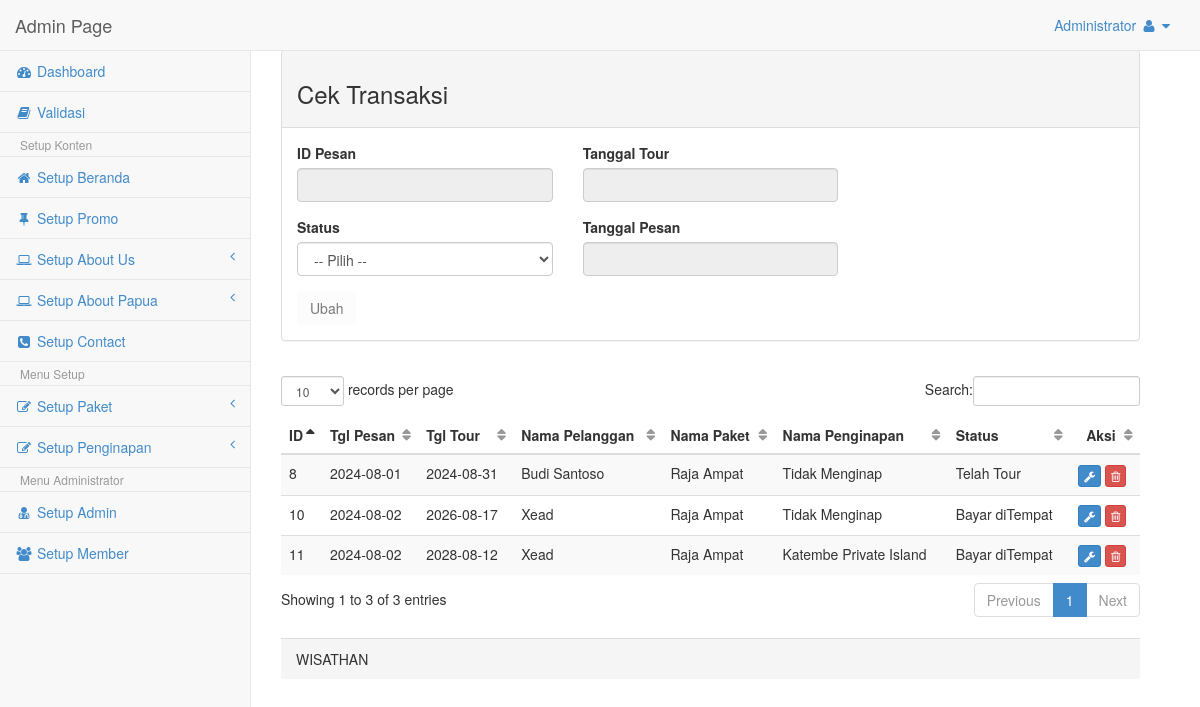
Page /Admin/cekTransaksi.php (signed in) on the earlier database version.
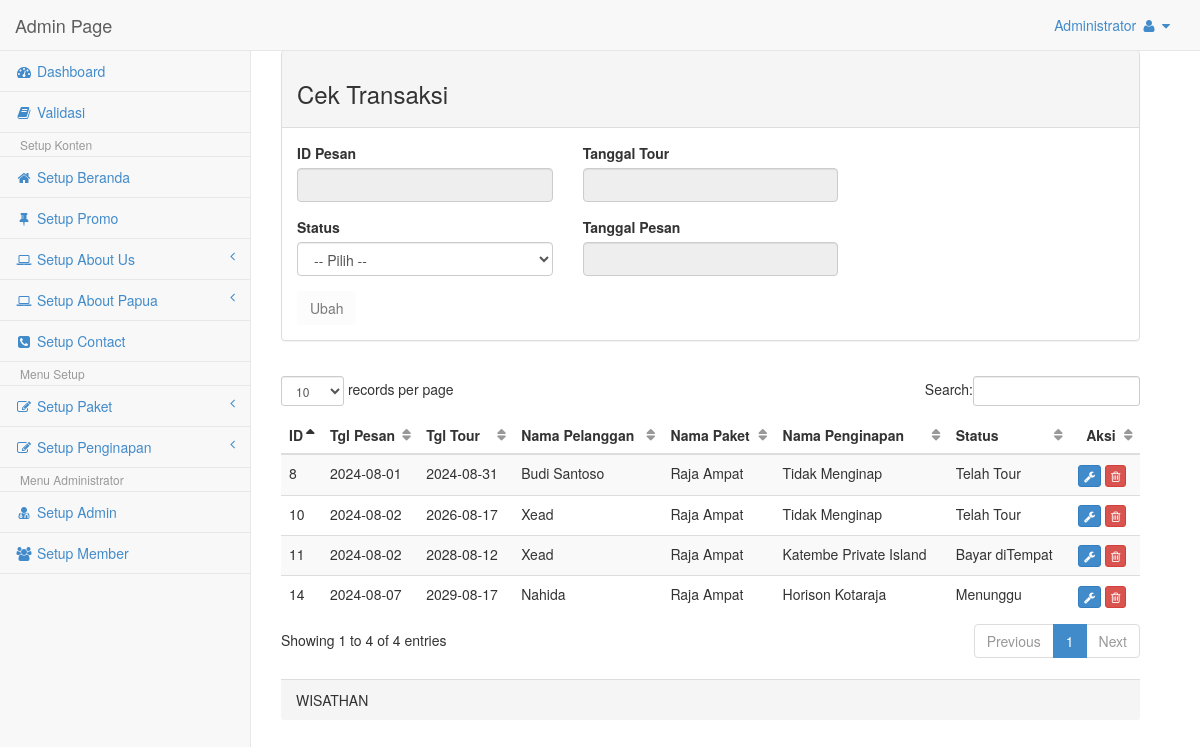
Same page on the later database version.
### tables this page shows
CREATE TABLE `tbl_pesan` (
  `id_pesan` int NOT NULL,
  `id_user` int NOT NULL,
  `id_paket` int NOT NULL,
  `id_hotel` int NOT NULL,
  `tgl_pesan` date NOT NULL,
  `tgl_tour` date NOT NULL,
  `status` char(2) NOT NULL DEFAULT 'S1'
);

CREATE TABLE `tbl_user` (
  `id_user` int NOT NULL,
  `nama_user` varchar(30) NOT NULL,
  `email_user` varchar(50) NOT NULL,
  `tipe_id` varchar(50) DEFAULT NULL,
  `no_id` varchar(30) DEFAULT NULL,
  `no_hp` varchar(14) DEFAULT NULL,
  `no_rek` varchar(50) DEFAULT NULL,
  `nama_rek` varchar(50) DEFAULT NULL,
  `username` varchar(30) NOT NULL,
  `password` varchar(12) NOT NULL,
  `tgl_lahir` varchar(30) DEFAULT NULL,
  `jekel` varchar(1) NOT NULL,
  `alamat` text
);

CREATE TABLE `tbl_paket` (
  `id_paket` int NOT NULL,
  `id_kategori` int NOT NULL,
  `nama_paket` varchar(50) NOT NULL,
  `harga_paket` int NOT NULL,
  `ket_paket` text NOT NULL
);

CREATE TABLE `tbl_hotel` (
  `id_hotel` int NOT NULL,
  `kd_daerah` varchar(6) NOT NULL,
  `hotel` varchar(100) NOT NULL,
  `bintang` tinyint(1) NOT NULL,
  `harga` int NOT NULL,
  `ket_hotel` text NOT NULL
);

### Admin/cekTransaksi.php (the view, shortened to what the changed rows need)
<?php session_start();
if(isset($_SESSION['user_admin'])){
	include "../config/koneksi.php";
	$level		=$_SESSION['level'];
?>
<!DOCTYPE html>
<html>
<head>
    <link href="css/bootstrap.min.css" rel="stylesheet">
    <link href="font-awesome/css/font-awesome.css" rel="stylesheet">
    <link href="css/plugins/dataTables/dataTables.bootstrap.css" rel="stylesheet">
    <link href="css/sb-admin.css" rel="stylesheet">
</head>
<body>
    <div id="wrapper">
       	<?php
			if($level=='admin'){
				include"nav.php";
			}else if($level=='operator'){
				include"nav_operator.php";
			}else{
				echo "Anda tidak punya hak access!! Hayoo!! sapa Loe??";
			}
		?>
        <div id="page-wrapper">
            <div class="row col-lg-12">
                <div class="panel panel-default">
                    <div class="panel-heading"><h3>Cek Transaksi</h3></div>
                    <div class="panel-body">
                        <form name="cekTransaksi" action="cekTransaksi.php" method="post" enctype="multipart/form-data">
                        <?php
                            if (isset($_GET['id'])) {
                                $comot_id = mysqli_query($kon, "SELECT * FROM tbl_pesan WHERE id_pesan=" . $_GET['id']);
                                if ($comot_id && mysqli_num_rows($comot_id) > 0) {
                                    $ngisi = mysqli_fetch_array($comot_id);
                                } else {
                                    echo "Data tidak ditemukan.";
                                    $ngisi = array(
                                        'id_pesan' => '',
                                        'status' => '',
                                        'tgl_tour' => '',
                                        'tgl_pesan' => ''
                                    );
                                }
                            } else {
                                $ngisi = array(
                                    'id_pesan' => '',
                                    'status' => '',
                                    'tgl_tour' => '',
                                    'tgl_pesan' => ''
                                );
                            }
                        ?>
                        <fieldset>
                        	<div class="row">
                            <div class="col-lg-4">
                                <div class="form-group">
                                    <label>ID Pesan</label>
                                    <input class="form-control" name="id" type="text" value="<?php echo $ngisi['id_pesan']; ?>" readonly>
                                </div>
                                <div class="form-group">
                                    <label>Status</label>
                                    <select class="form-control" name="status">
                                    	<?php
                                        for($i=0; $i<=4; $i++){
											if($i==1){
												$value="S1";
												$salue="Menunggu";
											}else if($i==2){
												$value="S2";
												$salue="Lunas";
											}else if($i==3){
												$value="S3";
												$salue="Bayar diTempat";
											}else if($i==4){
												$value="S4";
												$salue="Telah Tour";
											}else{
												$value="";
												$salue="-- Pilih --";
											}
											if($ngisi['status']==$value){
												$sel= "selected";
											}else{
												$sel= "";
											}
											echo "<option value='$value' $sel>$salue</option>";
										}
										?>
                                    </select>
                                </div>
                            </div>
                            <div class="col-lg-4">
                                <div class="form-group">
                                    <label>Tanggal Tour</label>
                                    <input class="form-control" name="tgl_tour" type="text" value="<?php echo $ngisi['tgl_tour']; ?>" readonly>
                                </div>
                                <div class="form-group">
                                    <label>Tanggal Pesan</label>
                                    <input class="form-control" name="tgl_tour" type="text" value="<?php echo $ngisi['tgl_pesan']; ?>" readonly>
                                </div>
                       		</div>
                            </div>
                                <?php
                                    if (isset($_GET['id'])){
                                ?>
                                <input name="Edit" type="submit" value="Ubah" class="btn btn-info" data-hint="Klik untuk Edit Post">
                                </div>
                                <?php
                                    }else{
                                ?>
                                <input name="Edit" type="submit" value="Ubah" class="btn" disabled>
                                </div>
                                <?php
                                    }
                                ?>
                    </div>
                    <div class="panel-body">
                        <div class="row col-lg-13">
                        	<div class="table-responsive">
                        	<table class="table table-hover table-striped" id="dataTables-transaksi">
                                <thead>
                                    <tr>
                                        <th class="text-left">ID</th>
                                        <th class="text-left">Tgl Pesan</th>
                                        <th class="text-left">Tgl Tour</th>
                                        <th class="text-left">Nama Pelanggan</th>
                                        <th class="text-left">Nama Paket</th>
                                        <th class="text-left">Nama Penginapan</th>
                                        <th class="text-left">Status</th>
                                        <th class="text-center">Aksi</th>
                                    </tr>
                                </thead>
                                <tbody>
                                <?php
                                    $comot=mysqli_query($kon,"SELECT * FROM tbl_pesan, tbl_paket, tbl_hotel, tbl_user WHERE
														tbl_pesan.id_user=tbl_user.id_user AND tbl_pesan.id_paket=tbl_paket.id_paket AND
														tbl_pesan.id_hotel=tbl_hotel.id_hotel");
                                    while($isi_tbl=mysqli_fetch_array($comot))
                                    {
									$total_harga	=$isi_tbl['harga_paket']+$isi_tbl['harga'];
									$now= date("Y-m-d");
                                ?>
                                    <tr>
                                        <td><?php echo $isi_tbl['id_pesan'] ?></td>
                                        <td><?php echo $isi_tbl['tgl_pesan']; ?></td>
                                        <td><?php
										if($isi_tbl['tgl_tour']<$now){
											$txtS="Kadaluarsa!!";
											echo "<div class='tooltip-demo'><span data-toggle='tooltip' data-placement='top' title='".$txtS."'><div class='text-danger'><i class='fa fa-warning'></i>&nbsp".$isi_tbl['tgl_tour']."</div></span></div>";
										}else{
											echo $isi_tbl['tgl_tour'];
										}?></td>
                                        <td><?php echo $isi_tbl['nama_user']; ?></td>
                                        <td><div class="tooltip-demo"><span data-toggle="tooltip" data-placement="top"
											title="<?php echo $isi_tbl['harga_paket']; ?> IDR">
											<?php echo $isi_tbl['nama_paket']; ?></span></div>
										</td>
                                        <td><div class="tooltip-demo"><span data-toggle="tooltip" data-placement="top"
											title="<?php echo $isi_tbl['harga']; ?> IDR">
											<?php echo $isi_tbl['hotel']; ?></span></div>
										</td>
                                        <td><div class="tooltip-demo"><span data-toggle="tooltip" data-placement="top"
											title="Total Harga <?php echo $total_harga; ?> IDR">
											<?php
                                        	if($isi_tbl['status']=='S1'){
												$stat="Menunggu";
											}else if($isi_tbl['status']=='S2'){
												$stat="Lunas";
											}else if($isi_tbl['status']=='S3'){
												$stat="Bayar diTempat";
											}else if($isi_tbl['status']=='S4'){
												$stat="Telah Tour";
											}else{
												$stat="";
											}
											echo $stat;
											?></span></div>
										</td>
                                        <td>
										<div class="tooltip-demo">
                                        	<a href="cekTransaksi.php?id=<?php echo $isi_tbl[0]; ?>"><button type="button" class="btn btn-xs btn-primary" data-toggle="tooltip" data-placement="top" title="Edit Transaksi"><i class="fa fa-wrench"></i></button></a>
                                            <a href="delTransaksi.php?id=<?php echo $isi_tbl[0]; ?>"><button type="button" class="btn btn-xs btn-danger"data-toggle="tooltip" data-placement="top" title="Delete Transaksi"><i class="fa fa-trash-o"></i></button></a>
                                   		</div>
                                        </td>
                                    </tr>
                                <?php
                                    }
                                ?>
                                </tbody>
                            </table>
                            </div>
                        </div>
					</div>
                    <div class="panel-footer">WISATHAN</div>
                </div>
			</div>
        </div>
</body>
</html>
<?php
}else{
	session_destroy();
	header('Location:index.php?status=Silahkan Login');
}
?>

Differences in the rows shown:
changed tbl_pesan id 10: status "Bayar diTempat" → "Telah Tour"
added tbl_pesan: id_pesan "14", tgl_pesan "2024-08-07", tgl_tour "2029-08-17", id_user.nama_user "Nahida", id_paket.nama_paket "Raja Ampat", id_hotel.hotel "Horison Kotaraja", status "Menunggu"
Other differences:
text written by a page script: "records per page Search: Showing 1 to 3 of 3 entries Previous 1 Next" → "records per page Search: Showing 1 to 4 of 4 entries Previous 1 Next"
